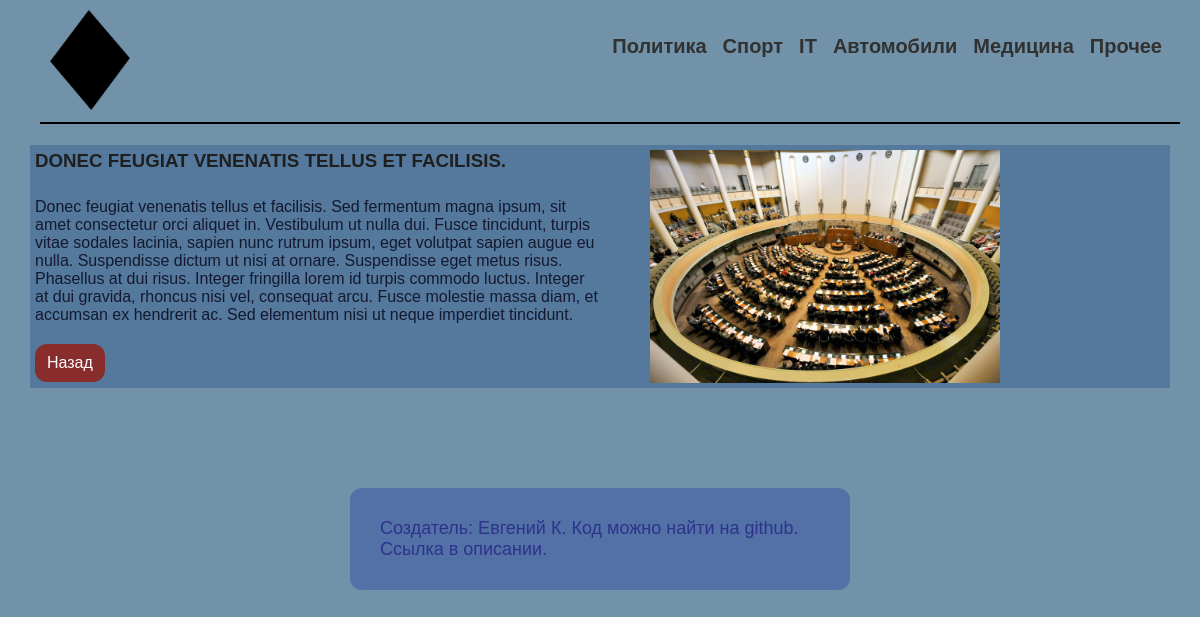
/about/5/, run on the app's committed database.
### main/models.py (models this page shows, shortened)
class Categories(models.Model):
    cat_title = models.CharField(max_length=30)
    def __str__(self):
        return self.cat_title

class News(models.Model):
    category = models.ForeignKey(Categories, on_delete=models.CASCADE)
    news_title = models.CharField(max_length=250)
    news_content = models.TextField(blank=True)
    news_create = models.DateField(auto_now_add=True)
    news_update = models.DateField(auto_now=True)
    news_image = models.ImageField(upload_to=f"photos/%Y/%m/%d/")

### main/views.py (the view)
# urls.py: path('about/<slug:slug>/', views.about, name='about')
def about(request, slug):
    cats = News.objects.filter(pk=slug)
    menu = Categories.objects.all()
    return render(request, 'main/categories/about.html', {'data': cats, 'model': menu})

### main/templates/main/categories/about.html
{% extends 'main/base.html' %}
{% block content %}
<div class="body__container">
    {% include 'main/includes/header.html' %}
    <main>
        {% for p in data %}
        <div class="main__block-content">
            <div class="title"><h3>{{ p.news_title|upper }}</h3></div>
            <div class="content"><p>{{ p.news_content }}</p></div>
            <div class="image"><img src="/media/{{ p.news_image }}" alt="{{ p.news_title }}">
            </div>
            <div class="btn__con"><a href="{{ request.META.HTTP_REFERER }}" class="btn">Назад</a></div>
        </div>
        {% endfor %}
    </main>
</div>
{% endblock %}

### main/templates/main/includes/header.html
{% block content %}
{% load static %}
<header>
    <div class="main__menu">
        <ul>
            {% for cat in model %}
            <li><a href="{% url cat.cat_title %}">{{ cat }}</a></li>
            {% endfor %}
        </ul>
    </div>
    <div class="logo">
        <a href="{% url 'main' %}"><img src="{% static 'main/logos/logo.png' %}" alt="1"></a>
</header>
{% endblock %}

### main/static/main/css/style.css (style rules this page uses)
*, *::after, *::before { margin: 0; padding: 0; border: 0; box-sizing: border-box; text-decoration: none; list-style: none; font-family: "Gill Sans", "Gill Sans MT", Calibri, "Trebuchet MS", sans-serif; }
body { width: 100%; background-color: rgb(113, 146, 168); }
.body__container { max-width: 1140px; margin: 0 auto; }
header { width: 100%; height: 120px; position: relative; }
header .main__menu { position: absolute; right: 0; height: 80px; }
header .main__menu ul { display: flex; justify-content: space-between; margin-top: 25px; }
header .main__menu ul li a { margin: 8px; color: rgb(49, 49, 49); font-size: 20px; font-weight: 600; transition: all 0.5s ease 0s; }
header .logo img { width: 100px; height: 100px; display: block; }
header .logo { margin: 10px; }
.logo::after { content: ""; height: 2px; width: 100%; background-color: black; position: absolute; margin-top: 12px; }
.main__block-content { display: grid; grid-template-areas: "header sidebar" "content sidebar" "bot sidebar"; grid-template-columns: 50% 50%; grid-template-rows: auto; margin: 15px 0px 100px 0px; background-color: rgba(46, 89, 139, 0.438); padding: 5px; }
.title { grid-area: header; margin-bottom: 25px; color: rgb(31, 31, 31); }
.content { grid-area: content; color: rgb(20, 25, 47); margin-bottom: 20px; }
.image { grid-area: sidebar; margin-left: 50px; }
.image img { display: block; max-width: 350px; }
.btn__con { grid-area: bot; }
.btn { color: white; border-radius: 12px; padding: 10px 12px; background-color: rgb(136, 44, 44); display: inline-block; }

### data on the page
Categories: cat_title "Политика"
Categories: cat_title "Спорт"
Categories: cat_title "IT"
Categories: cat_title "Автомобили"
Categories: cat_title "Медицина"
Categories: cat_title "Прочее"
News: news_title "DONEC FEUGIAT VENENATIS TELLUS ET FACILISIS.", news_content "Donec feugiat venenatis tellus et facilisis. Sed fermentum magna ipsum, sit amet consectetur orci aliquet in. Vestibulum ut nulla dui. Fusce tincidunt, turpis vitae sodales lacinia, sapien nunc rutrum ipsum, eget volutpat sapien augue eu nulla. Suspendisse dictum ut nisi at ornare. Suspendisse eget metus risus. Phasellus at dui risus. Integer fringilla lorem id turpis commodo luctus. Integer at dui gravida, rhoncus nisi vel, consequat arcu. Fusce molestie massa diam, et accumsan ex hendrerit ac. Sed elementum nisi ut neque imperdiet tincidunt.", news_image (picture)
